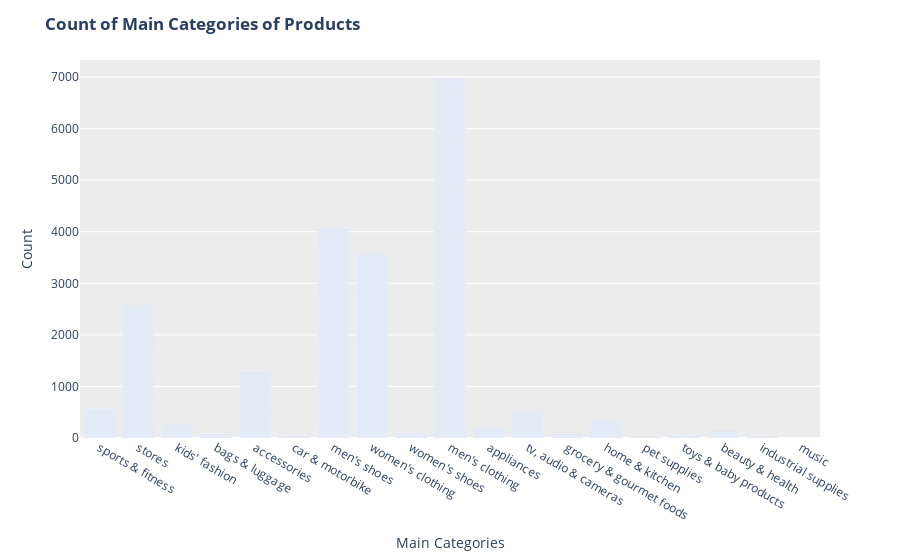

The notebook cell this image was saved under:
### Code cell
fig = px.bar(frame, "main_category", 
             color_discrete_sequence = ["#EC2781"] * len(frame))
fig.update_layout(
                plot_bgcolor = "#ECECEC",
                yaxis_title = "Count",
                xaxis_title = "Main Categories",
                title = "<b>Count of Main Categories of Products</b>"
                )

fig.show()

### Figure 1 — Plotly figure (JSON) as saved in the notebook; plotly's stock layout.template omitted (floating-point values rounded to 4 significant figures; data arrays with more than 128 entries replaced by an {"elided": "..."} marker saying what was removed)
{"data": [{"alignmentgroup": "True", "hovertemplate": "main_category=%{x}<br>count=%{y}<extra></extra>", "legendgroup": "", "marker": {"color": "#EC2781", "pattern": {"shape": ""}}, "name": "", "offsetgroup": "", "orientation": "v", "showlegend": false, "textposition": "auto", "type": "bar", "x": {"elided": "20698 str values"}, "xaxis": "x", "y": {"elided": "20698 int values"}, "yaxis": "y"}], "layout": {"barmode": "relative", "legend": {"tracegroupgap": 0}, "margin": {"t": 60}, "plot_bgcolor": "#ECECEC", "title": {"text": "<b>Count of Main Categories of Products</b>"}, "xaxis": {"anchor": "y", "domain": [0, 1], "title": {"text": "Main Categories"}}, "yaxis": {"anchor": "x", "domain": [0, 1], "title": {"text": "Count"}}}}
